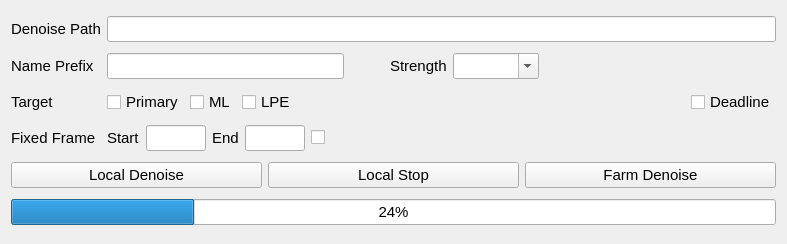
<?xml version="1.0" encoding="UTF-8"?>
<ui version="4.0">
 <class>Form</class>
 <widget class="QWidget" name="Form">
  <property name="enabled">
   <bool>true</bool>
  </property>
  <property name="geometry">
   <rect>
    <x>0</x>
    <y>0</y>
    <width>787</width>
    <height>244</height>
   </rect>
  </property>
  <property name="sizePolicy">
   <sizepolicy hsizetype="Fixed" vsizetype="Fixed">
    <horstretch>0</horstretch>
    <verstretch>0</verstretch>
   </sizepolicy>
  </property>
  <property name="minimumSize">
   <size>
    <width>720</width>
    <height>200</height>
   </size>
  </property>
  <property name="maximumSize">
   <size>
    <width>16777215</width>
    <height>16777215</height>
   </size>
  </property>
  <property name="font">
   <font>
    <pointsize>11</pointsize>
   </font>
  </property>
  <property name="windowTitle">
   <string>[WW] Renderman for Katana Denoiser</string>
  </property>
  <layout class="QHBoxLayout" name="horizontalLayout_5">
   <item>
    <layout class="QVBoxLayout" name="verticalLayout">
     <item>
      <layout class="QHBoxLayout" name="denoise_path_layout">
       <item>
        <widget class="QLabel" name="denoise_path_label">
         <property name="sizePolicy">
          <sizepolicy hsizetype="Expanding" vsizetype="Preferred">
           <horstretch>0</horstretch>
           <verstretch>0</verstretch>
          </sizepolicy>
         </property>
         <property name="maximumSize">
          <size>
           <width>90</width>
           <height>16777215</height>
          </size>
         </property>
         <property name="text">
          <string>Denoise Path</string>
         </property>
        </widget>
       </item>
       <item>
        <widget class="QLineEdit" name="denoise_path_lineedit"/>
       </item>
      </layout>
     </item>
     <item>
      <layout class="QHBoxLayout" name="options_layout">
       <item>
        <widget class="QLabel" name="name_prefix_label">
         <property name="sizePolicy">
          <sizepolicy hsizetype="Expanding" vsizetype="Preferred">
           <horstretch>0</horstretch>
           <verstretch>0</verstretch>
          </sizepolicy>
         </property>
         <property name="maximumSize">
          <size>
           <width>90</width>
           <height>16777215</height>
          </size>
         </property>
         <property name="text">
          <string>Name Prefix</string>
         </property>
        </widget>
       </item>
       <item>
        <widget class="QLineEdit" name="name_prefix_lineedit"/>
       </item>
       <item>
        <spacer name="name_prefix_spacer">
         <property name="orientation">
          <enum>Qt::Horizontal</enum>
         </property>
         <property name="sizeType">
          <enum>QSizePolicy::Fixed</enum>
         </property>
         <property name="sizeHint" stdset="0">
          <size>
           <width>40</width>
           <height>20</height>
          </size>
         </property>
        </spacer>
       </item>
       <item>
        <widget class="QLabel" name="strength_label">
         <property name="text">
          <string>Strength</string>
         </property>
        </widget>
       </item>
       <item>
        <widget class="QComboBox" name="strength_combobox">
         <property name="minimumSize">
          <size>
           <width>70</width>
           <height>0</height>
          </size>
         </property>
         <property name="maximumSize">
          <size>
           <width>16777215</width>
           <height>16777215</height>
          </size>
         </property>
         <property name="editable">
          <bool>true</bool>
         </property>
        </widget>
       </item>
       <item>
        <spacer name="strength_spacer">
         <property name="orientation">
          <enum>Qt::Horizontal</enum>
         </property>
         <property name="sizeHint" stdset="0">
          <size>
           <width>40</width>
           <height>20</height>
          </size>
         </property>
        </spacer>
       </item>
      </layout>
     </item>
     <item>
      <layout class="QHBoxLayout" name="target_layout">
       <item>
        <widget class="QLabel" name="target_label">
         <property name="sizePolicy">
          <sizepolicy hsizetype="Expanding" vsizetype="Preferred">
           <horstretch>0</horstretch>
           <verstretch>0</verstretch>
          </sizepolicy>
         </property>
         <property name="maximumSize">
          <size>
           <width>90</width>
           <height>16777215</height>
          </size>
         </property>
         <property name="text">
          <string>Target</string>
         </property>
        </widget>
       </item>
       <item>
        <widget class="QCheckBox" name="primary_checkbox">
         <property name="text">
          <string>Primary</string>
         </property>
        </widget>
       </item>
       <item>
        <widget class="QCheckBox" name="ml_checkbox">
         <property name="text">
          <string>ML</string>
         </property>
        </widget>
       </item>
       <item>
        <widget class="QCheckBox" name="lpe_checkbox">
         <property name="text">
          <string>LPE</string>
         </property>
        </widget>
       </item>
       <item>
        <spacer name="target_spacer">
         <property name="orientation">
          <enum>Qt::Horizontal</enum>
         </property>
         <property name="sizeHint" stdset="0">
          <size>
           <width>40</width>
           <height>20</height>
          </size>
         </property>
        </spacer>
       </item>
       <item>
        <widget class="QCheckBox" name="deadline_checkbox">
         <property name="text">
          <string>Deadline</string>
         </property>
        </widget>
       </item>
      </layout>
     </item>
     <item>
      <layout class="QHBoxLayout" name="frame_layout">
       <item>
        <widget class="QLabel" name="fixed_label">
         <property name="sizePolicy">
          <sizepolicy hsizetype="Expanding" vsizetype="Preferred">
           <horstretch>0</horstretch>
           <verstretch>0</verstretch>
          </sizepolicy>
         </property>
         <property name="maximumSize">
          <size>
           <width>90</width>
           <height>16777215</height>
          </size>
         </property>
         <property name="text">
          <string>Fixed Frame</string>
         </property>
        </widget>
       </item>
       <item>
        <widget class="QLabel" name="start_label">
         <property name="sizePolicy">
          <sizepolicy hsizetype="Preferred" vsizetype="Preferred">
           <horstretch>0</horstretch>
           <verstretch>0</verstretch>
          </sizepolicy>
         </property>
         <property name="maximumSize">
          <size>
           <width>16777215</width>
           <height>16777215</height>
          </size>
         </property>
         <property name="text">
          <string>Start</string>
         </property>
        </widget>
       </item>
       <item>
        <widget class="QLineEdit" name="start_lineedit">
         <property name="maximumSize">
          <size>
           <width>60</width>
           <height>16777215</height>
          </size>
         </property>
         <property name="text">
          <string/>
         </property>
        </widget>
       </item>
       <item>
        <widget class="QLabel" name="end_label">
         <property name="sizePolicy">
          <sizepolicy hsizetype="Preferred" vsizetype="Preferred">
           <horstretch>0</horstretch>
           <verstretch>0</verstretch>
          </sizepolicy>
         </property>
         <property name="maximumSize">
          <size>
           <width>16777215</width>
           <height>16777215</height>
          </size>
         </property>
         <property name="text">
          <string>End</string>
         </property>
        </widget>
       </item>
       <item>
        <widget class="QLineEdit" name="end_lineedit">
         <property name="maximumSize">
          <size>
           <width>60</width>
           <height>16777215</height>
          </size>
         </property>
        </widget>
       </item>
       <item>
        <widget class="QCheckBox" name="frame_checkbox">
         <property name="text">
          <string/>
         </property>
        </widget>
       </item>
       <item>
        <spacer name="frame_spacer">
         <property name="orientation">
          <enum>Qt::Horizontal</enum>
         </property>
         <property name="sizeHint" stdset="0">
          <size>
           <width>40</width>
           <height>20</height>
          </size>
         </property>
        </spacer>
       </item>
      </layout>
     </item>
     <item>
      <layout class="QVBoxLayout" name="setting_layout"/>
     </item>
     <item>
      <layout class="QHBoxLayout" name="button_layout">
       <item>
        <widget class="QPushButton" name="local_button">
         <property name="text">
          <string>Local Denoise</string>
         </property>
        </widget>
       </item>
       <item>
        <widget class="QPushButton" name="stop_button">
         <property name="text">
          <string>Local Stop</string>
         </property>
        </widget>
       </item>
       <item>
        <widget class="QPushButton" name="fram_button">
         <property name="text">
          <string>Farm Denoise</string>
         </property>
        </widget>
       </item>
      </layout>
     </item>
     <item>
      <widget class="QProgressBar" name="local_progressbar">
       <property name="value">
        <number>24</number>
       </property>
      </widget>
     </item>
    </layout>
   </item>
  </layout>
 </widget>
 <resources/>
 <connections/>
</ui>
